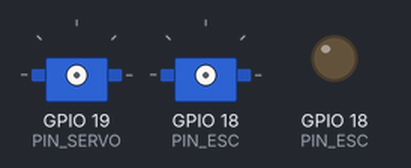
The sketch below on a simulated ESP32. Shown: 2 × servo, output pins drawn as LEDs (lit = HIGH). Pins used as bus, display or sensor lines are not drawn; what the sketch prints to the serial monitor is not drawn.

Above: at 0.0 s.
At 1.8 s:
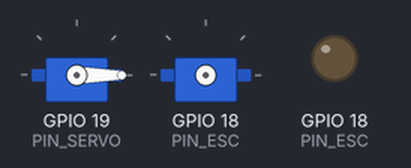
At 3.0 s:
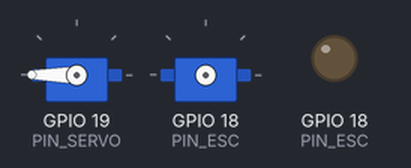
At 8.4 s:
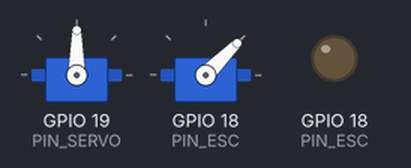
At 10.4 s:
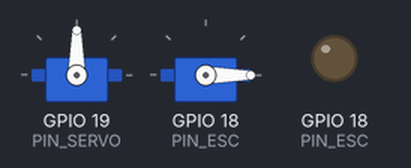
Timing chart, 0 to 11.9 s (numbered marks = the images above):
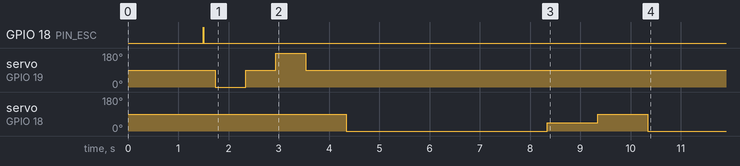

The sketch:

esp32-diagnostics.ino
```cpp
/*
 * ESP32 Diagnostics — Automated hardware test
 *
 * Runs a suite of tests and reports results over serial in a
 * machine-readable format so the CLI can parse and display them.
 *
 * Protocol:  DIAG:START / TEST:<name>:<PASS|FAIL|WARN|INFO>:<detail> / DIAG:END
 *
 * Tests:
 *   1. Pin readback   — verify GPIO18 and GPIO19 can drive HIGH/LOW
 *   2. Servo sweep    — sweep servo on GPIO19 through 0->90->180->90
 *   3. ESC ramp       — ramp ESC on GPIO18: neutral -> 25% -> 50% -> neutral
 *   4. Analog baseline — check ADC pins for unexpected voltages
 *
 * Pin assignments:
 *   GPIO19 -> Steering servo
 *   GPIO18 -> ESC
 *
 * After running, use `racing-adapter esp32-firmware-upload` to restore
 * normal firmware.
 *
 * Board: ESP32 DEVKITV1 (DOIT)
 * Required library: ESP32Servo
 */

#include <ESP32Servo.h>

const int PIN_SERVO = 19;
const int PIN_ESC   = 18;

Servo testServo;
Servo testEsc;

// ── Helpers ──────────────────────────────────────────────────────────

void report(const char* test, const char* status, const char* detail) {
  Serial.print("TEST:");
  Serial.print(test);
  Serial.print(":");
  Serial.print(status);
  Serial.print(":");
  Serial.println(detail);
}

// ── Test 1: Pin readback ─────────────────────────────────────────────
// Drive a pin HIGH then LOW and read back the actual pin level.

void testPinReadback(int pin, const char* name) {
  char buf[80];

  pinMode(pin, OUTPUT);

  // Drive HIGH, read back
  digitalWrite(pin, HIGH);
  delay(10);
  int readHigh = digitalRead(pin);

  // Drive LOW, read back
  digitalWrite(pin, LOW);
  delay(10);
  int readLow = digitalRead(pin);

  if (readHigh == HIGH && readLow == LOW) {
    snprintf(buf, sizeof(buf), "GPIO%d toggles OK", pin);
    report(name, "PASS", buf);
  } else if (readHigh == LOW && readLow == LOW) {
    snprintf(buf, sizeof(buf), "GPIO%d stuck LOW — possible short to GND", pin);
    report(name, "FAIL", buf);
  } else if (readHigh == HIGH && readLow == HIGH) {
    snprintf(buf, sizeof(buf), "GPIO%d stuck HIGH — possible short to VCC", pin);
    report(name, "FAIL", buf);
  } else {
    snprintf(buf, sizeof(buf), "GPIO%d unexpected (HIGH->%d, LOW->%d)", pin, readHigh, readLow);
    report(name, "FAIL", buf);
  }

  digitalWrite(pin, LOW);
}

// ── Test 2: Servo sweep ─────────────────────────────────────────────
// Sweep steering servo: 0 -> 90 -> 180 -> 90 degrees.

void testServoSweep() {
  char buf[80];

  testServo.attach(PIN_SERVO, 1000, 2000);
  delay(200);

  int positions[] = {0, 90, 180, 90};
  int numPos = 4;

  for (int i = 0; i < numPos; i++) {
    testServo.write(positions[i]);
    delay(600);
    snprintf(buf, sizeof(buf), "Commanded %d deg", positions[i]);
    report("servo_sweep", "INFO", buf);
  }

  testServo.detach();
  report("servo_sweep", "PASS", "Sweep complete — verify servo moved physically");
}

// ── Test 3: ESC ramp ────────────────────────────────────────────────
// Ramp ESC: neutral -> 25% -> 50% -> neutral.
// 25% = 1625us, 50% = 1750us (within the 1500-2000us forward range).

void testEscRamp() {
  char buf[80];

  testEsc.attach(PIN_ESC, 1500, 2000);
  delay(200);

  // Arm: hold neutral for 3 seconds
  testEsc.writeMicroseconds(1500);
  report("esc_ramp", "INFO", "Arming ESC (neutral 1500us for 3s)");
  delay(3000);
  report("esc_ramp", "INFO", "ESC armed");

  struct { const char* label; int us; } steps[] = {
    {"neutral",  1500},
    {"25%",      1625},
    {"50%",      1750},
    {"neutral",  1500},
  };
  int numSteps = 4;

  for (int i = 0; i < numSteps; i++) {
    testEsc.writeMicroseconds(steps[i].us);
    snprintf(buf, sizeof(buf), "%s (%dus)", steps[i].label, steps[i].us);
    report("esc_ramp", "INFO", buf);
    delay(1000);
  }

  testEsc.detach();
  report("esc_ramp", "PASS", "Ramp complete — verify ESC/motor responded");
}

// ── Test 4: Analog baseline ─────────────────────────────────────────
// Read ADC-capable pins. ESP32 ADC uses 12-bit (0-4095), 3.3V reference.
// Pins 32-39 are ADC1 (safe to use alongside WiFi).

void testAnalogBaseline() {
  char buf[80];

  int adcPins[] = {32, 33, 34, 35, 36, 39};
  int numPins = 6;

  for (int i = 0; i < numPins; i++) {
    int raw = analogRead(adcPins[i]);
    float voltage = raw * (3.3f / 4095.0f);

    // Use dtostrf for float formatting on ESP32
    char vStr[8];
    dtostrf(voltage, 4, 2, vStr);

    if (raw > 3900) {
      snprintf(buf, sizeof(buf), "GPIO%d = %d (%sV) — near VCC, possible short to 3.3V", adcPins[i], raw, vStr);
      report("analog_baseline", "WARN", buf);
    } else if (raw > 400) {
      snprintf(buf, sizeof(buf), "GPIO%d = %d (%sV) — unexpected mid-range voltage", adcPins[i], raw, vStr);
      report("analog_baseline", "WARN", buf);
    } else {
      snprintf(buf, sizeof(buf), "GPIO%d = %d (%sV)", adcPins[i], raw, vStr);
      report("analog_baseline", "INFO", buf);
    }
  }
}

// ── Entry point ─────────────────────────────────────────────────────

void setup() {
  Serial.begin(115200);
  delay(1500);  // wait for serial monitor / CLI to connect

  Serial.println("DIAG:START");

  testPinReadback(PIN_ESC,   "pin_esc");
  testPinReadback(PIN_SERVO, "pin_servo");

  testServoSweep();

  testEscRamp();

  testAnalogBaseline();

  Serial.println("DIAG:END");
}

void loop() {
  // Diagnostics run once in setup; idle forever.
  delay(60000);
}
```
